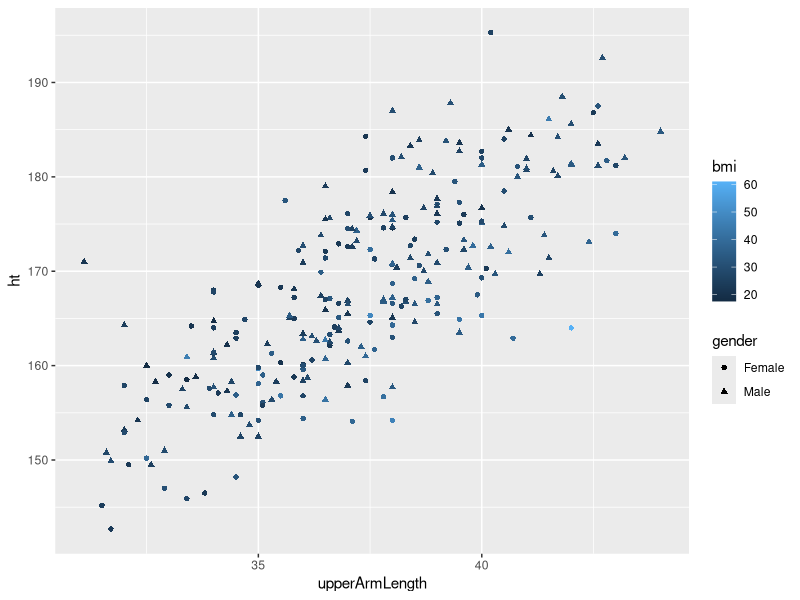
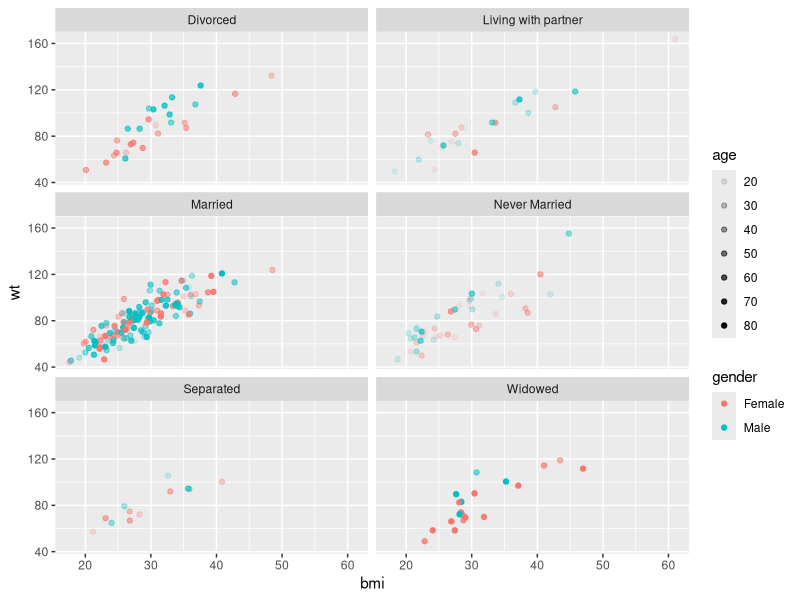
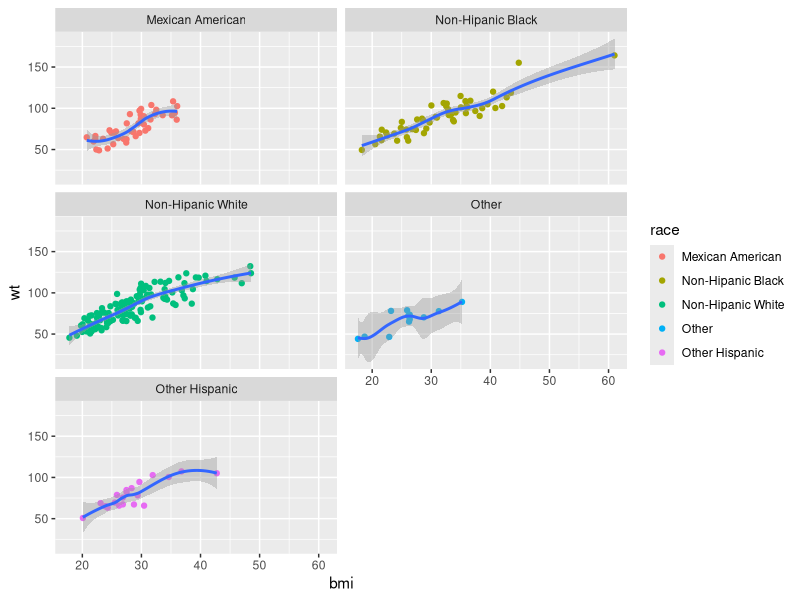
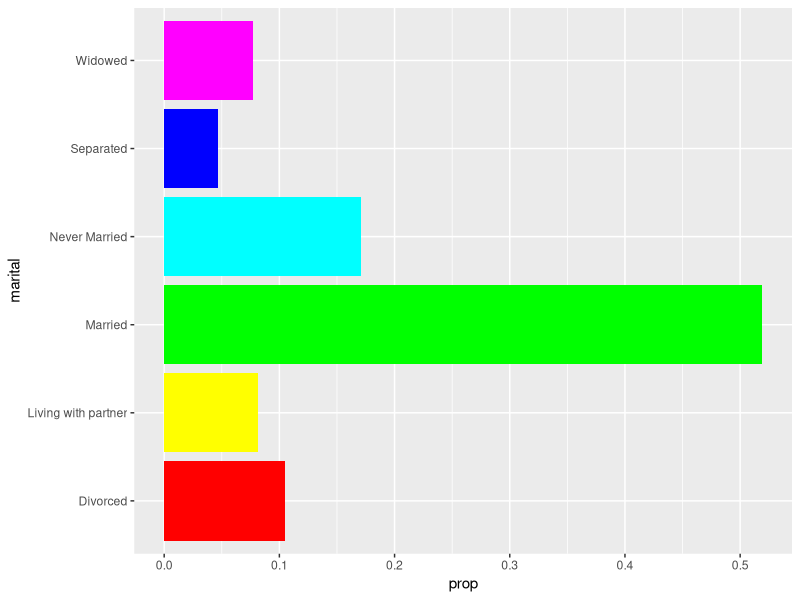
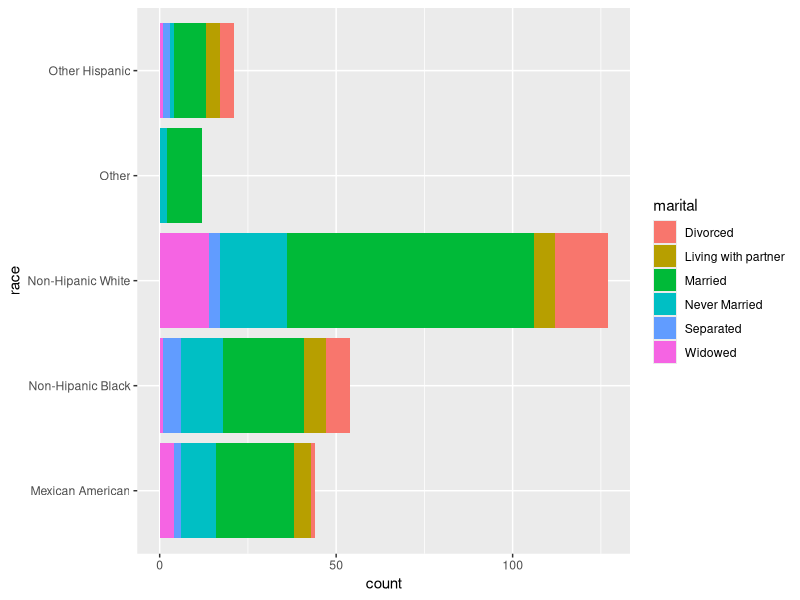
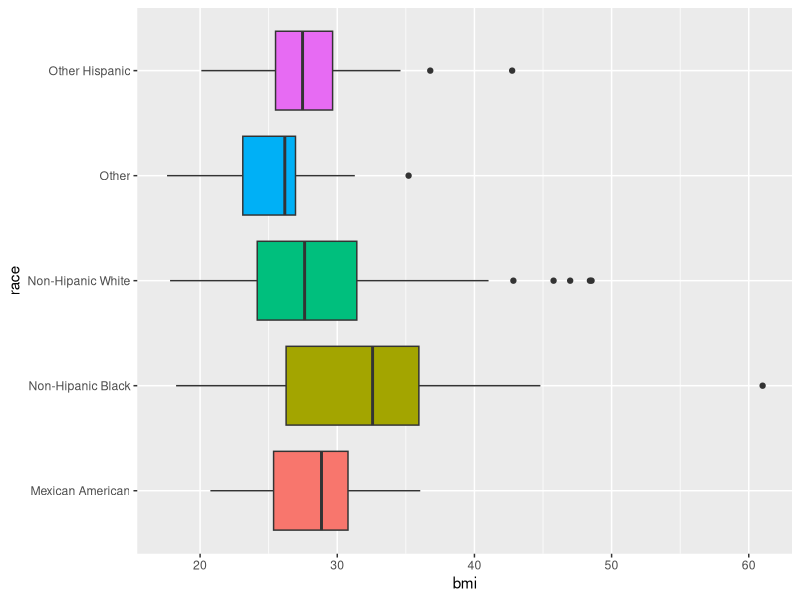
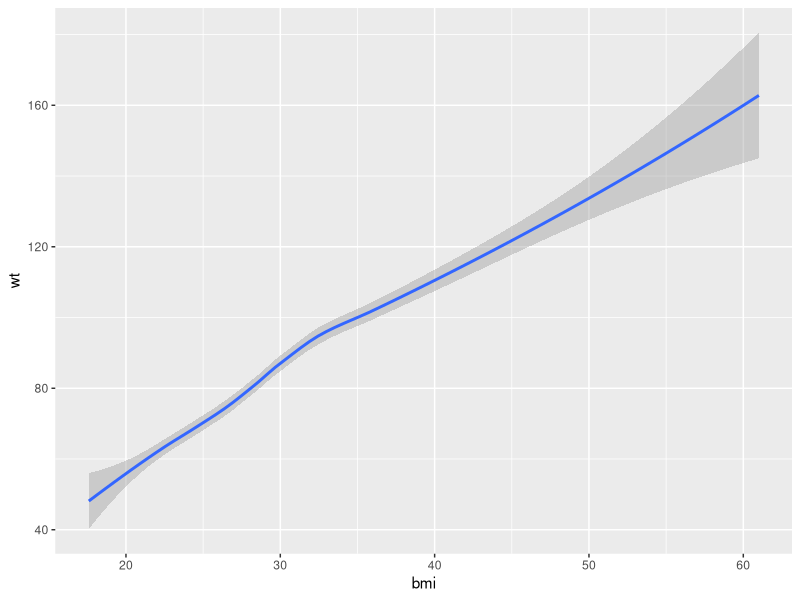
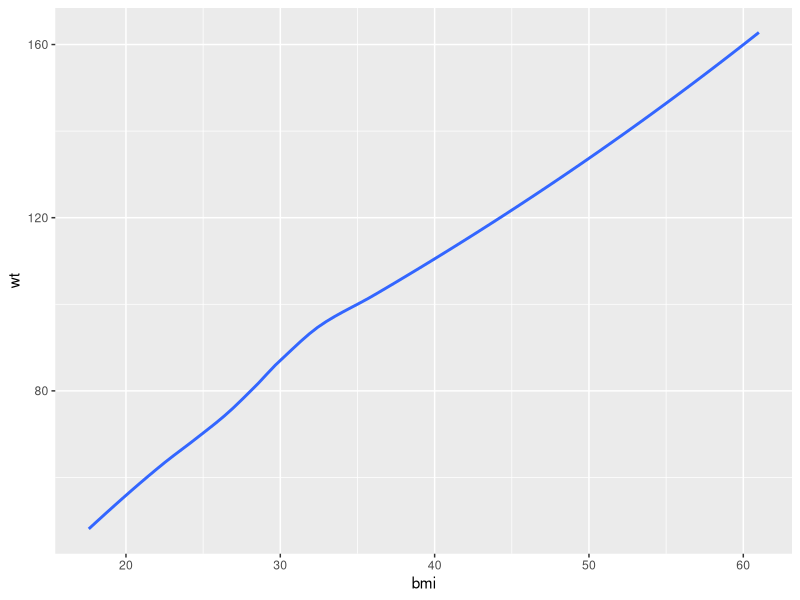

Write R code to recreate these figures, in order.
## ---- chunk 1
library(tidyverse)
bm = read.csv('bodymeas.csv')
## ---- chunk 2
ggplot(data = bm) +
  geom_point(mapping = aes(x = upperArmLength, y = ht, shape = gender, color = bmi))
## ---- chunk 3
ggplot(data = bm) +
  geom_point(mapping = aes(x = bmi, y = wt, color = gender, alpha = age)) +
  facet_wrap(~ marital, nrow = 3)
## ---- chunk 4
ggplot(data = bm) +
  geom_point(mapping = aes(x = bmi, y = wt, color = race)) +
  geom_smooth(mapping = aes(x = bmi, y = wt)) +
  facet_wrap(~ race, nrow = 3)
## ---- chunk 5
ggplot(data = bm) +
  geom_bar(mapping = aes(x = marital, y = stat(prop), group = 1), fill = rainbow(6)) +
  coord_flip()
## ---- chunk 6
ggplot(data = bm) +
  geom_bar(mapping = aes(x = race, fill = marital)) +
  coord_flip()
## ---- chunk 7
ggplot(data = bm) +
  geom_boxplot(mapping = aes(x = race, y = bmi, fill = race)) +
  guides(fill = "none") +
  coord_flip()
## ---- chunk 8
ggplot(data = bm)  +
  geom_smooth(mapping = aes(x = bmi, y = wt)) 
## ---- chunk 9
ggplot(data = bm)  +
  geom_smooth(mapping = aes(x = bmi, y = wt), se = FALSE) 
